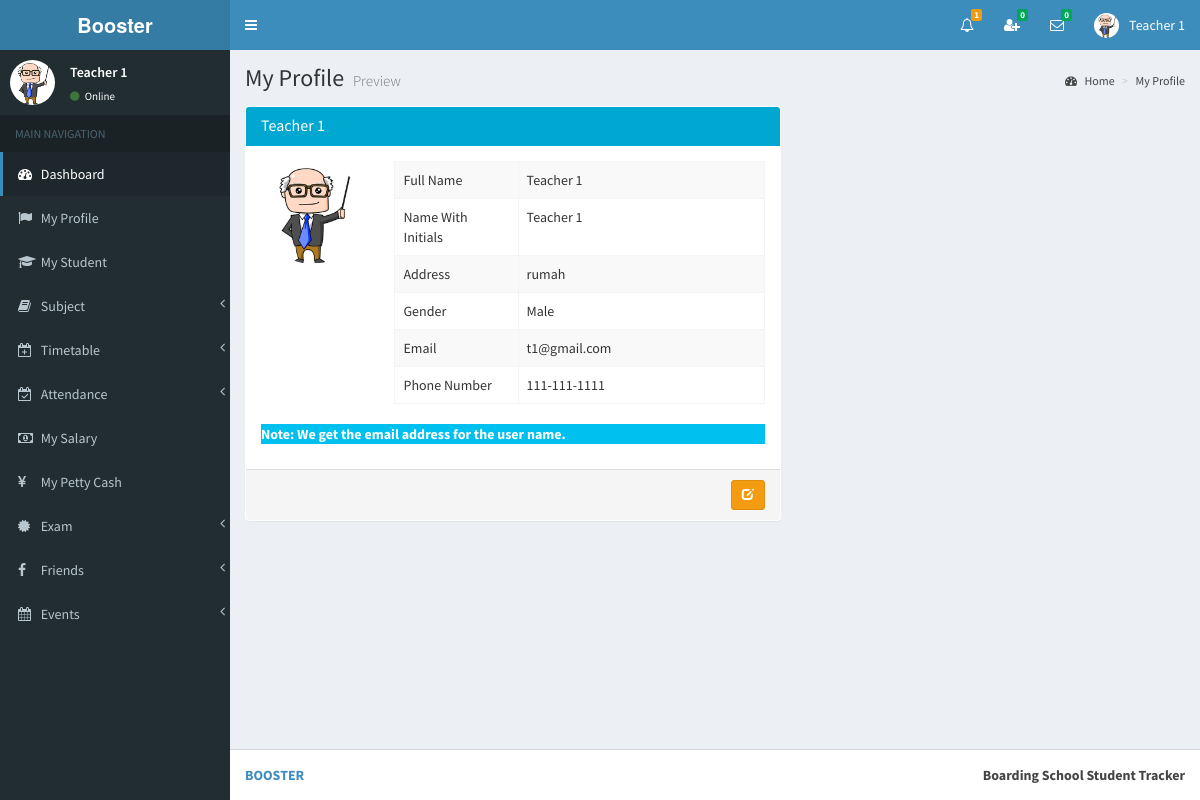
Screenshot of /view/teacher_profile2.php (signed in) with the database file from the repository.
### tables this page shows
CREATE TABLE `teacher` (
  `id` int(11) NOT NULL,
  `full_name` varchar(255) NOT NULL,
  `i_name` varchar(255) NOT NULL,
  `gender` varchar(255) NOT NULL,
  `address` varchar(255) NOT NULL,
  `phone` varchar(255) NOT NULL,
  `email` varchar(255) NOT NULL,
  `image_name` varchar(255) NOT NULL,
  `index_number` bigint(11) NOT NULL,
  `reg_date` date NOT NULL
);

### view/teacher_profile2.php (the view, shortened to what this page needs)
<?php include_once('head.php'); ?>
<?php include_once('header_teacher.php'); ?>
<?php include_once('sidebar2.php'); ?>
<div class="content-wrapper">
    <section class="content-header">
    	<h1>
        	My Profile
        	<small>Preview</small>
        </h1>
        <ol class="breadcrumb">
        	<li><a href="#"><i class="fa fa-dashboard"></i> Home</a></li>
            <li><a href="#">My Profile</a></li>
    	</ol>
	</section>
<?php
include_once('../controller/config.php');
$index=$_SESSION["index_number"];
$sql="SELECT * FROM teacher WHERE index_number='$index'";
$result=mysqli_query($conn,$sql);
$row=mysqli_fetch_assoc($result);
$full_name=$row['full_name'];
$i_name=$row['i_name'];
$gender=$row['gender'];
$address=$row['address'];
$phone=$row['phone'];
$email=$row['email'];
$image=$row['image_name'];
?>
	<section class="content">
    	<div class="row">
        	<div class="col-md-7">
            	<div class="panel">
                	<div class="panel-heading bg-aqua-active">
                    	<h4 class="panel-title" id="hname"><?php echo $i_name; ?></h4>
                    </div>
                    <div class="panel-body">
                    	<div class="row"  id="my_profile">
                			<div class="col-md-3">
                				<img id="photo2" alt="User Pic" src="../<?php echo $image; ?>" class="img-circle img-responsive">
                			</div>
                			<div class=" col-md-9">
                  				<table class="table table-bordered table-striped">
                    				<tbody>
                      					<tr>
                        					<td class="col-md-4">Full Name</td>
                        					<td id="full_name"><?php echo $full_name; ?></td>
                      					</tr>
                      					<tr>
                        					<td>Name With Initials</td>
                        					<td id="i_name"><?php echo $i_name; ?> </td>
                      					</tr>
                             			<tr>
                        					<td>Address</td>
                        					<td id="address"><?php echo $address; ?> </td>
                      					</tr>
                        				<tr>
                        					<td>Gender</td>
                        					<td id="gender"><?php echo $gender; ?> </td>
                      					</tr>
                      					<tr>
                        					<td>Email</td>
                        					<td id="email"><?php echo $email; ?> </td>
                      					</tr>
                                        <tr>
                        					<td>Phone Number</td>
                        					<td id="phone"><?php echo $phone; ?> </td>
                      					</tr>
                    				</tbody>
                  				</table>
                  			</div>
                   		</div>
                         <p class="alert-info" id="note1"><strong>Note: We get the email address for the user name.</strong></p>
                     </div>
                     <div class="panel-footer text-right" id="panel_footer">
                    	<a href="#" onClick="editMyProfile('<?php echo $index; ?>')" type="button" class="btn btn-sm btn-warning" id="btnEdit"><i class="glyphicon glyphicon-edit"></i></a>
                    </div>
            	</div>
        	</div>
		</div>
	</section>
</div>
<?php include_once('footer.php');?>

### view/header_teacher.php (shortened to what this page needs)
<body class="hold-transition skin-blue sidebar-mini" >
<div class="wrapper">
  <header class="main-header" >
    <a href="" class="logo">
      <span class="logo-lg"><strong>Booster</strong></span>
    </a>
    <nav class="navbar navbar-static-top">
		<a href="#" class="sidebar-toggle" data-toggle="offcanvas" role="button">
       	</a>
		<div class="navbar-custom-menu">
			<ul class="nav navbar-nav">
              <li class="dropdown notifications-menu">
                <a href="#" class="dropdown-toggle" data-toggle="dropdown">
                  <i class="fa fa-bell-o"></i>
<?php
include_once('../controller/config.php');
$my_type=$_SESSION["type"];
$my_index=$_SESSION["index_number"];
if($my_type == 'Teacher'){
	$sql1="SELECT COUNT(id) FROM notification_history WHERE user_type='Teacher' AND index_number='$my_index' AND _isread='0'";
	$result1=mysqli_query($conn,$sql1);
	$row1=mysqli_fetch_assoc($result1);
	$notfi_count=$row1['COUNT(id)'];
?>
                  <span class="label label-warning"><?php echo $notfi_count; ?></span>
                </a>
              </li>
<?php }  ?>
<?php
include_once('../controller/config.php');
$my_index=$_SESSION["index_number"];
$my_type=$_SESSION["type"];
$sql="SELECT count(id)
      FROM my_friends
      WHERE my_index='$my_index' AND _status='Pending' AND _isread='0'";
$result=mysqli_query($conn,$sql);
$row=mysqli_fetch_assoc($result);
$unread_count=$row['count(id)'];
?>
              <li class="dropdown messages-menu"  id="friend_request">
              	<a href="#" class="dropdown-toggle" data-toggle="dropdown" onClick="showFriendRequest('<?php echo $my_index; ?>','<?php echo $my_type; ?>')">
                  <i class="fa fa-user-plus"></i>
                  <span class="label label-success"><?php echo $unread_count; ?></span>
                </a>
              </li>
<?php
include_once('../controller/config.php');
$my_index=$_SESSION["index_number"];
$unread_msg_count=0;
$sql="SELECT * FROM my_friends WHERE my_index='$my_index'";
$result=mysqli_query($conn,$sql);
while($row=mysqli_fetch_assoc($result)){
	$friend_index=$row['friend_index'];
	$sql1="SELECT count(id)
		  FROM online_chat
		  WHERE user_index='$friend_index' AND _isread='0'";
	$result1=mysqli_query($conn,$sql1);
	$row1=mysqli_fetch_assoc($result1);
	$unread_msg_count+=$row1['count(id)'];
}
?>
              <li class="dropdown messages-menu" id="unread_msg">
                <a href="#" class="dropdown-toggle" data-toggle="dropdown" >
                  <i class="fa fa-envelope-o"></i>
                  <span class="label label-success"><?php echo $unread_msg_count; ?></span>
                </a>
<?php
include_once('../controller/config.php');
$index=$_SESSION["index_number"];
$type=$_SESSION["type"];
$time='';
$file_path='';
	$sql="SELECT
           DISTINCT conversation_id,friend_index
           FROM
              my_friends
           WHERE
              	my_index='$index'
           ORDER BY
              conversation_id";
	$result=mysqli_query($conn,$sql);
	while($row=mysqli_fetch_assoc($result)){
		$conversation_id=$row['conversation_id'];
		$friend_index=$row['friend_index'];
		$sql3="SELECT * FROM my_friends WHERE conversation_id='$conversation_id' and friend_index='$friend_index'";
		$result3=mysqli_query($conn,$sql3);
		$row3=mysqli_fetch_assoc($result3);
		$friend_type=$row3['friend_type'];
		if($friend_type == "Admin"){
			$sql1="SELECT * FROM admin WHERE index_number='$friend_index'";
			$result1=mysqli_query($conn,$sql1);
			$row1=mysqli_fetch_assoc($result1);
			$friend_name=$row1['i_name'];
			$friend_image=$row1['image_name'];
		}
		if($friend_type == "Teacher"){
			$sql1="SELECT * FROM teacher WHERE index_number='$friend_index'";
			$result1=mysqli_query($conn,$sql1);
			$row1=mysqli_fetch_assoc($result1);
			$friend_name=$row1['i_name'];
			$friend_image=$row1['image_name'];
		}
		if($friend_type == "Student"){
			$sql1="SELECT * FROM student WHERE index_number='$friend_index'";
			$result1=mysqli_query($conn,$sql1);
			$row1=mysqli_fetch_assoc($result1);
			$friend_name=$row1['i_name'];
			$friend_image=$row1['image_name'];
		}
		$sql2="SELECT * FROM online_chat WHERE conversation_id='$conversation_id' ORDER BY id DESC LIMIT 1";
		$result2=mysqli_query($conn,$sql2);
		while($row2=mysqli_fetch_assoc($result2)){
			$last_msg=$row2['msg'];
			$msg_time=$row2['time'];
			$datetime1 = new DateTime($msg_time);
			$datetime2 = new DateTime();
			$interval = $datetime1->diff($datetime2);
			$year = $interval->format('%y y ');
			$month = $interval->format('%m m ');
			$days = $interval->format('%a d');
			$hours = $interval->format('%h h');
			$minutes = $interval->format('%i mins');
			$seconds = $interval->format('%s sec');
			if($year>0){
				$time=$year;
			}else if($month>0){
				$time=$month;
			}else if($days>0){
				$time=$days;
			}else if($hours>0){
				$time=$hours;
			}else if($minutes>0){
				$time=$minutes;
			}else{
				$time=$seconds;
			}
			if($type=="Admin"){
				$file_path="my_friends.php?do=showChatBox&my_index=$index&conversation_id=$conversation_id&friend_index=$friend_index&my_type=$type";
			}
			if($type=="Teacher"){
				$file_path="my_friends2.php?do=showChatBox&my_index=$index&conversation_id=$conversation_id&friend_index=$friend_index&my_type=$type";
			}
			if($type=="Student"){
				$file_path="my_friends1.php?do=showChatBox&my_index=$index&conversation_id=$conversation_id&friend_index=$friend_index&my_type=$type";
			}
?>
                      <li>
                        <a href="<?php echo $file_path; ?>" onClick="msgRead('<?php echo $index; ?>','<?php echo $conversation_id; ?>','<?php echo $friend_index; ?>','<?php echo $type; ?>')">
                          <div class="pull-left">
                            <img src="../<?php echo $friend_image; ?>" class="img-circle" alt="User Image">
                          </div>
                          <h4>
                            <?php echo $friend_name; ?>
                            <small><i class="fa fa-clock-o"></i> <?php echo $time; ?></small>
                          </h4>
                          <p><?php echo $last_msg; ?></p>
                        </a>
                      </li>
 <?php } } ?>
              </li>
<?php
include_once('../controller/config.php');
if($type=="Teacher"){
	$sql="SELECT * FROM teacher where index_number='$index'";
	$result=mysqli_query($conn,$sql);
	$row=mysqli_fetch_assoc($result);
}
?>
            	<li class="dropdown user user-menu">
                    <a href="#" class="dropdown-toggle" data-toggle="dropdown">
                      <img src="../<?php echo $row['image_name']; ?>" class="user-image" alt="User Image">
                      <span class="hidden-xs"><?php echo $row['i_name']; ?></span>
                    </a>
              </li>
            </ul>
        </div>
	</nav>
  </header>

### view/sidebar2.php (shortened to what this page needs)
  <aside class="main-sidebar">
    <section class="sidebar">
<?php
include_once('../controller/config.php');
$index=$_SESSION["index_number"];
$sql="SELECT * FROM teacher WHERE index_number='$index'";
$result=mysqli_query($conn,$sql);
$row=mysqli_fetch_assoc($result);
$name=$row['i_name'];
$image=$row['image_name'];
?>
      <div class="user-panel">
      	<div class="pull-left image">
        	<img src="../<?php echo $image; ?>" class="img-circle" alt="User Image">
        </div>
        <div class="pull-left info">
        	<p><?php echo $name; ?></p>
            <a href="#"><i class="fa fa-circle text-success"></i> Online</a>
        </div>
      </div>
      <ul class="sidebar-menu">
        <li class="header">MAIN NAVIGATION</li>
        <li class="active treeview">
          <a href="dashboard2.php">
            <i class="fa fa-dashboard"></i> <span>Dashboard</span>
          </a>
        </li>
        <li>
          <a href="teacher_profile2.php">
            <i class="fa fa-flag"></i> <span>My Profile</span>
          </a>
        </li>
         <li>
          <a href="my_student.php">
            <i class="fa fa-graduation-cap"></i> <span>My Student</span>
          </a>
        </li>
        <li class="treeview">
          <a href="#">
            <i class="fa fa-book"></i>
            <span>Subject</span>
            <span class="pull-right-container">
              <i class="fa fa-angle-left pull-right"></i>
            </span>
          </a>
        </li>
        <li class="treeview">
          <a href="#">
            <i class="fa fa-calendar-plus-o"></i>
            <span>Timetable</span>
            <span class="pull-right-container">
              <i class="fa fa-angle-left pull-right"></i>
            </span>
          </a>
        </li>
         <li class="treeview">
          <a href="#">
            <i class="fa fa-calendar-check-o"></i>
            <span>Attendance</span>
            <span class="pull-right-container">
              <i class="fa fa-angle-left pull-right"></i>
            </span>
          </a>
        </li>
        <li>
          <a href="my_salary.php">
            <i class="fa fa-money"></i> <span>My Salary</span>
          </a>
        </li>
         <li>
          <a href="my_petty_cash.php">
            <i class="fa fa-yen"></i> <span>My Petty Cash</span>
          </a>
        </li>
         <li class="treeview">
          <a href="#">
            <i class="fa fa-certificate"></i>
            <span>Exam</span>
            <span class="pull-right-container">
              <i class="fa fa-angle-left pull-right"></i>
            </span>
          </a>
        </li>
        <li class="treeview">
          <a href="#">
            <i class="fa fa-facebook"></i>
            <span>Friends</span>
            <span class="pull-right-container">
              <i class="fa fa-angle-left pull-right"></i>
            </span>
          </a>
        </li>
         <li class="treeview">
          <a href="#">
            <i class="fa fa-calendar"></i>
            <span>Events</span>
            <span class="pull-right-container">
              <i class="fa fa-angle-left pull-right"></i>
            </span>
          </a>
        </li>
      </ul>
    </section>
  </aside>

### rows the page displays
teacher: image_name (picture), i_name "Teacher 1", full_name "Teacher 1", address "rumah", gender "Male", email "t1@gmail.com", phone "111-111-1111"

### other values shown
$notfi_count "1"
$unread_count "0"
$unread_msg_count "0"
